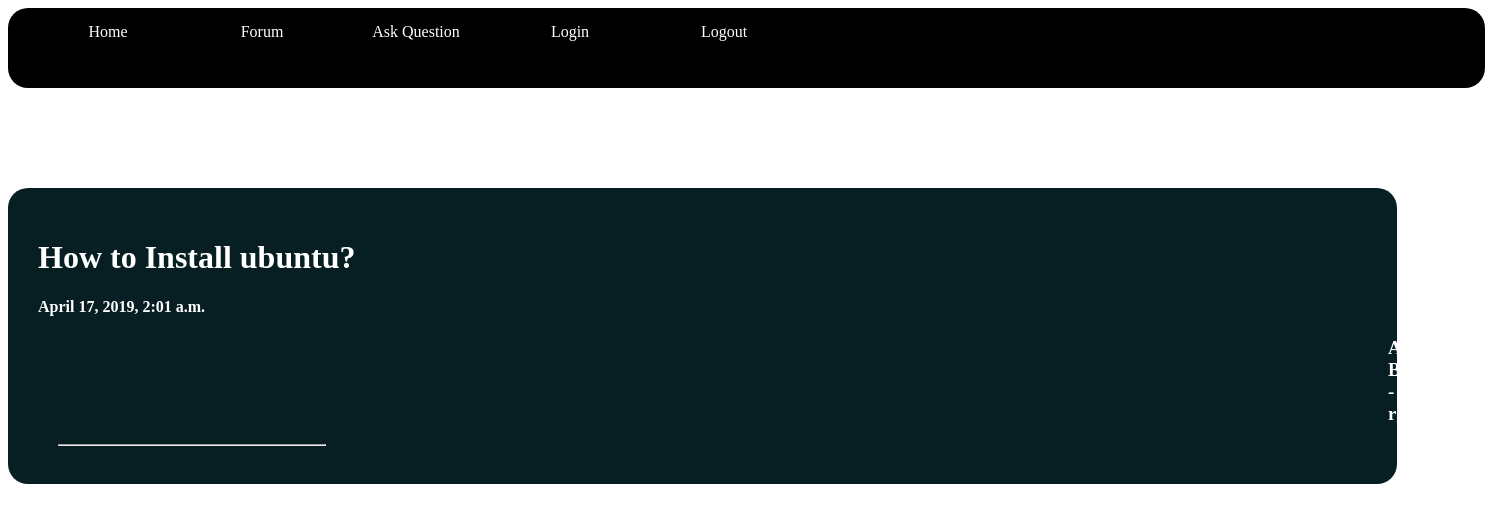
Before: /forum/ with the older database file.
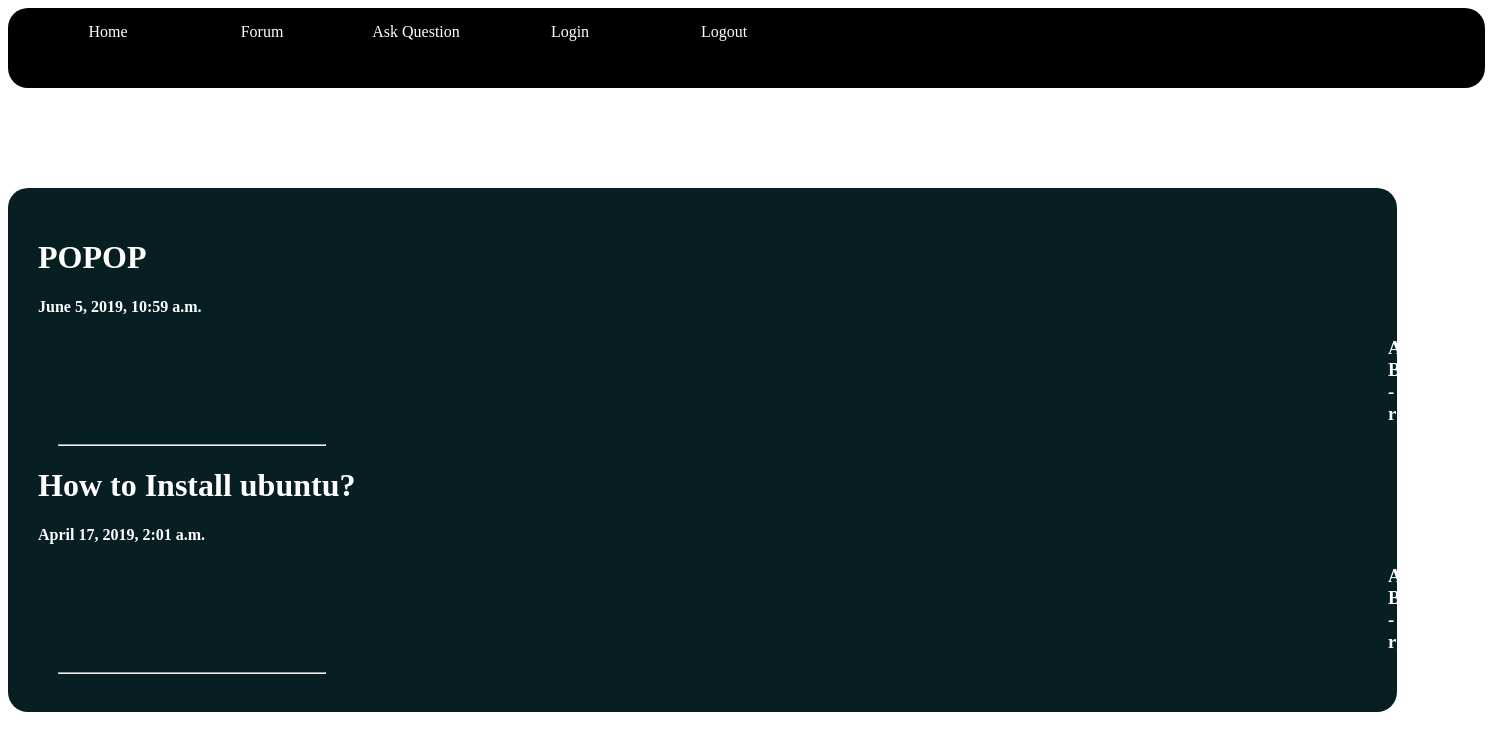
After: the same page with the newer database file.
### main/models.py (models this page shows, shortened)
class question(models.Model):
	author_q = models.ForeignKey(User, on_delete=models.CASCADE)
	title_q = models.CharField(max_length=100,unique = True)
	notice_q = models.TextField(max_length=1000,default='',unique = True)
	date_q = models.DateTimeField(default = timezone.now)
	url_q = models.URLField(max_length=100,blank = True)

### main/views.py (the view)
# urls.py: path('', views.index_forum.as_view(),name="forum-home"),
class index_forum(ListView):
	model = question
	template_name = 'main/index.html'
	context_object_name = 'datas'
	ordering = ['-date_q']

### main/templates/main/index.html (shortened to what this page needs)
<!DOCTYPE html>
<html>
<head>
</head>
<body>
<div class="nav-container">
		<a id="link" href="{% url 'home' %}">Home</a>
		<a id="link" href="{% url 'forum-home' %}">Forum</a>
		<a id="link" href="{% url 'write' %}">Ask Question</a>
		<a id="link" href="{% url 'login' %}">Login</a>
		<a id="link" href="{% url 'logout' %}">Logout</a>
</div>
<div class="content">
	{% if datas %}
		{% for data in datas %}
			<h1><a href='{% url "forum_detail" data.id %}'>	{{ data.title_q }}</h1></a>
				<h4>{{ data.date_q}}</h4>
				<h3>Asked By -{{ data.author_q }}</h3>
			<hr>
		{% endfor %}
	{% else %}
		<h1>No Questions yet to show</h1>
	{% endif %}
</div>
</body>
</html>

### main/templates/main/index.html (style rules this page uses)
div.nav-container { margin-top:5px; width:100%; height:80px; background-color:black; border-radius:20px; }
a#link { width:100px; height:50px; display: inline-block; border-radius:20px; color:white; text-decoration: none; text-align: center; margin-top:15px; margin-left:50px; }
div.content { width:90%; background-color: #071e22; border-radius:20px; padding:30px; margin-top:100px; }
h1 { color:white; }
a { text-decoration: none; color:white; }
h3 { color:white; margin-left:1350px; }
h4 { color:white; }
hr { width:20%; margin-left:20px; color:white; }

Changed rows visible on the page:
added question: title_q "POPOP", date_q "June 5, 2019, 10:59 a.m.", author_q "rgrichesh45"
